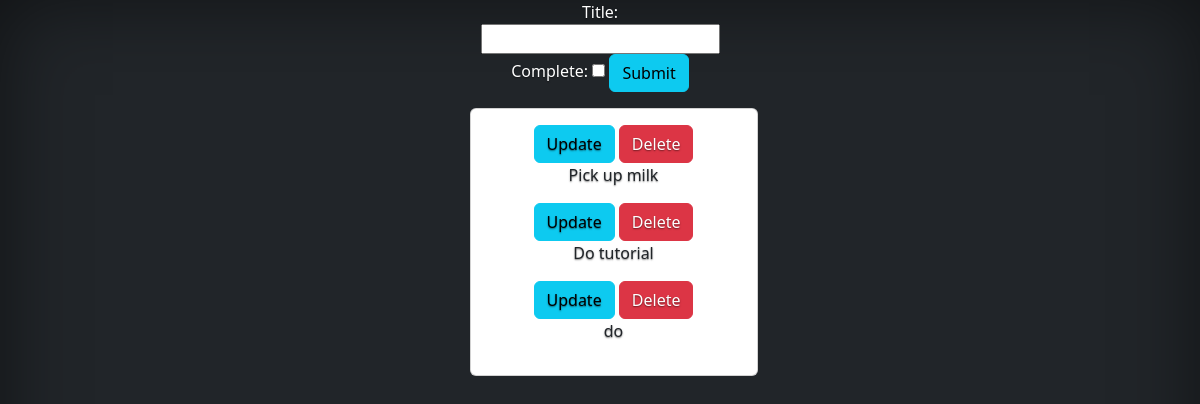
The app's page /, older data.
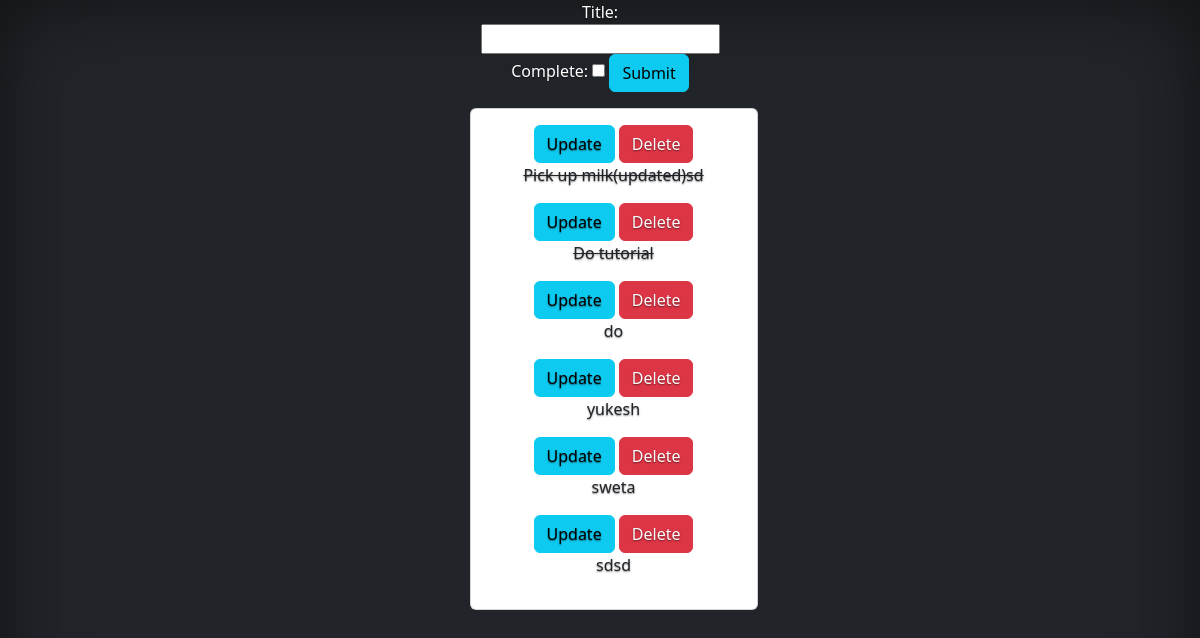
The same page, newer data.
### tasks/models.py (models this page shows)
class Task(models.Model):
    title = models.CharField(max_length=200)
    complete=models.BooleanField(default=False)
    created = models.DateTimeField(auto_now_add=True)
    def __str__(self):
        return self.title

### tasks/views.py (the view)
# urls.py: path('',views.index, name="list" ),
def index(request):
    tasks=Task.objects.all()
    form=TaskForm()
    if request.method =='POST':
        form= TaskForm(request.POST)
        if form.is_valid():
            form.save()
        return redirect('/')
    context={'tasks':tasks , 'form':form}
    return render(request,'tasks/list.html',context)

### tasks/forms.py
class TaskForm (forms.ModelForm):
    class Meta:
        model = Task
        fields='__all__'

### tasks/templates/tasks/list.html (shortened to what this page needs)
<link href="https://cdn.jsdelivr.net/npm/bootstrap@5.3.2/dist/css/bootstrap.min.css" rel="stylesheet">
<!doctype html>
<html lang="en" class="h-100" data-bs-theme="auto">
  <head><script src="/static/js/color-modes.js"></script>
    <link rel="stylesheet" href="https://cdn.jsdelivr.net/npm/@docsearch/css@3">
    <link href="/static/css/bootstrap.min.css" rel="stylesheet">
    <link href="/static/css/cover.css" rel="stylesheet">
  </head>
  <body class="d-flex h-100 text-center text-bg-dark">
 <div class="container">
  <div class="row">
      <div class="col-sm-3 mx-auto">
        <form method="POST" action="/">
         {{form}}
         <input class="btn btn-info" type="submit" name="Create task">
        </form>
        <div class="card" style="width: 18rem;">
          <div class="card-body">
            <h class="card-title">
              <h>
              {%for task in tasks%}
                 <div>
                    <a class="btn btn-info" href="{% url 'update_task' task.id %}">Update</a>
                    <a class="btn btn-danger" href="{% url 'delete_task' task.id %}">Delete</a>
                    <p>
                    {%if task.complete == True%}
                    <strike>{{task}}</strike>
                    {%else%}
                    <span>{{task}}</span>
                    {%endif%}
                  </p>
                 </div>
              {% endfor %}
              </h>
            </h>
          </div>
        </div>
      </div>
  </div>
</div>
    </body>
</html>

### static/css/cover.css (style rules this page uses)
body { text-shadow: 0 .05rem .1rem rgba(0, 0, 0, .5); box-shadow: inset 0 0 5rem rgba(0, 0, 0, .5); }

Row changes from the older to the newer data that the page shows:
changed Task: complete False → True (drawn); title "Pick up milk" → "Pick up milk(updated)sd"
changed Task "Do tutorial": complete False → True (drawn)
added Task: title "yukesh"
added Task: title "sweta"
added Task: title "sdsd"
